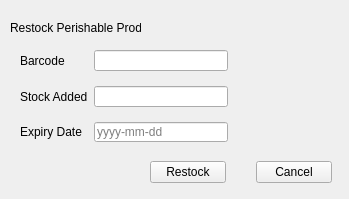
<?xml version="1.0" encoding="UTF-8"?>
<ui version="4.0">
 <class>RestockPerishable</class>
 <widget class="QWidget" name="RestockPerishable">
  <property name="geometry">
   <rect>
    <x>0</x>
    <y>0</y>
    <width>349</width>
    <height>199</height>
   </rect>
  </property>
  <property name="windowTitle">
   <string>Restock Perishable Product</string>
  </property>
  <widget class="QLabel" name="label_Heading">
   <property name="geometry">
    <rect>
     <x>10</x>
     <y>20</y>
     <width>131</width>
     <height>16</height>
    </rect>
   </property>
   <property name="text">
    <string>Restock Perishable Product</string>
   </property>
  </widget>
  <widget class="QWidget" name="gridLayoutWidget">
   <property name="geometry">
    <rect>
     <x>20</x>
     <y>50</y>
     <width>281</width>
     <height>92</height>
    </rect>
   </property>
   <layout class="QGridLayout" name="gridLayout" columnstretch="50,100,50">
    <property name="verticalSpacing">
     <number>15</number>
    </property>
    <item row="1" column="1">
     <widget class="QLineEdit" name="lineEdit_Stock"/>
    </item>
    <item row="1" column="2">
     <widget class="QLabel" name="error_Stock">
      <property name="text">
       <string/>
      </property>
     </widget>
    </item>
    <item row="1" column="0">
     <widget class="QLabel" name="label_Stock">
      <property name="text">
       <string>Stock Added</string>
      </property>
     </widget>
    </item>
    <item row="0" column="0">
     <widget class="QLabel" name="label_Barcode">
      <property name="text">
       <string>Barcode</string>
      </property>
     </widget>
    </item>
    <item row="0" column="1">
     <widget class="QLineEdit" name="lineEdit_Barcode"/>
    </item>
    <item row="0" column="2">
     <widget class="QLabel" name="error_Barcode">
      <property name="text">
       <string/>
      </property>
     </widget>
    </item>
    <item row="2" column="0">
     <widget class="QLabel" name="label_Expiry">
      <property name="text">
       <string>Expiry Date</string>
      </property>
     </widget>
    </item>
    <item row="2" column="1">
     <widget class="QLineEdit" name="lineEdit_Expiry">
      <property name="placeholderText">
       <string>yyyy-mm-dd</string>
      </property>
     </widget>
    </item>
    <item row="2" column="2">
     <widget class="QLabel" name="error_Expiry">
      <property name="text">
       <string/>
      </property>
     </widget>
    </item>
   </layout>
  </widget>
  <widget class="QWidget" name="layoutWidget">
   <property name="geometry">
    <rect>
     <x>150</x>
     <y>160</y>
     <width>182</width>
     <height>25</height>
    </rect>
   </property>
   <layout class="QHBoxLayout" name="horizontalLayout">
    <property name="spacing">
     <number>30</number>
    </property>
    <item>
     <widget class="QPushButton" name="restock">
      <property name="text">
       <string>Restock</string>
      </property>
     </widget>
    </item>
    <item>
     <widget class="QPushButton" name="cancel">
      <property name="text">
       <string>Cancel</string>
      </property>
     </widget>
    </item>
   </layout>
  </widget>
 </widget>
 <resources/>
 <connections>
  <connection>
   <sender>cancel</sender>
   <signal>clicked()</signal>
   <receiver>RestockPerishable</receiver>
   <slot>close()</slot>
   <hints>
    <hint type="sourcelabel">
     <x>293</x>
     <y>172</y>
    </hint>
    <hint type="destinationlabel">
     <x>174</x>
     <y>99</y>
    </hint>
   </hints>
  </connection>
 </connections>
</ui>
